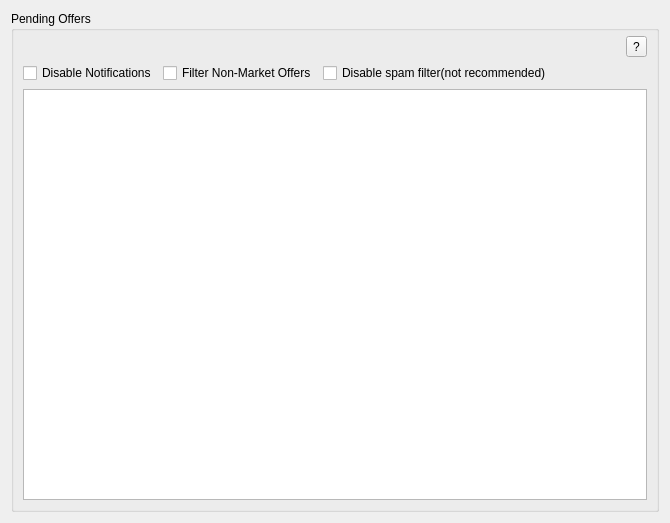
<?xml version="1.0" encoding="UTF-8"?>
<ui version="4.0">
 <class>PendingOffers</class>
 <widget class="QWidget" name="PendingOffers">
  <property name="geometry">
   <rect>
    <x>0</x>
    <y>0</y>
    <width>670</width>
    <height>523</height>
   </rect>
  </property>
  <layout class="QGridLayout" name="gridLayout">
   <item row="0" column="0">
    <widget class="QGroupBox" name="gb_pendingOffers">
     <property name="title">
      <string>Pending Offers</string>
     </property>
     <layout class="QVBoxLayout" name="verticalLayout">
      <property name="topMargin">
       <number>5</number>
      </property>
      <item>
       <layout class="QHBoxLayout" name="horizontalLayout">
        <item>
         <spacer name="horizontalSpacer">
          <property name="orientation">
           <enum>Qt::Horizontal</enum>
          </property>
          <property name="sizeHint" stdset="0">
           <size>
            <width>40</width>
            <height>20</height>
           </size>
          </property>
         </spacer>
        </item>
        <item>
         <widget class="QToolButton" name="ExplainPending">
          <property name="toolTip">
           <string>Help</string>
          </property>
          <property name="text">
           <string>?</string>
          </property>
         </widget>
        </item>
       </layout>
      </item>
      <item>
       <layout class="QHBoxLayout" name="horizontalLayout_2">
        <item>
         <widget class="QCheckBox" name="checkBox">
          <property name="text">
           <string>Disable Notifications</string>
          </property>
         </widget>
        </item>
        <item>
         <widget class="QCheckBox" name="FilterCustom">
          <property name="text">
           <string>Filter Non-Market Offers</string>
          </property>
         </widget>
        </item>
        <item>
         <widget class="QCheckBox" name="DisableSpamFilter">
          <property name="text">
           <string>Disable spam filter(not recommended)</string>
          </property>
         </widget>
        </item>
        <item>
         <spacer name="horizontalSpacer_2">
          <property name="orientation">
           <enum>Qt::Horizontal</enum>
          </property>
          <property name="sizeHint" stdset="0">
           <size>
            <width>40</width>
            <height>20</height>
           </size>
          </property>
         </spacer>
        </item>
       </layout>
      </item>
      <item>
       <widget class="QListWidget" name="MyPendingOffers">
        <property name="editTriggers">
         <set>QAbstractItemView::AnyKeyPressed|QAbstractItemView::DoubleClicked|QAbstractItemView::EditKeyPressed|QAbstractItemView::SelectedClicked</set>
        </property>
       </widget>
      </item>
     </layout>
    </widget>
   </item>
  </layout>
 </widget>
 <resources/>
 <connections/>
</ui>
